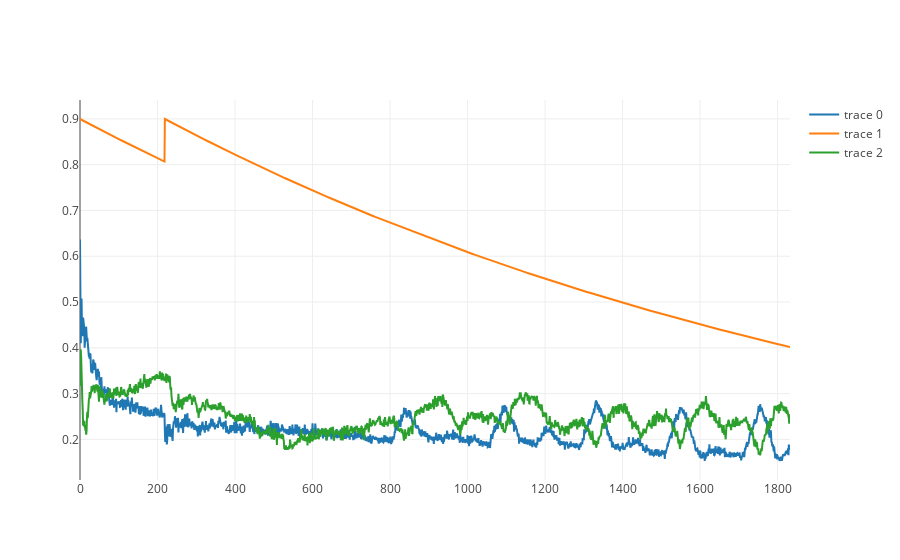

Notebook code for this chart:
### Code cell
loss_df = pd.read_csv('training_model/loss.csv')
epsilon_df = pd.read_csv('training_model/epsilon.csv')
q_df = pd.read_csv('training_model/q.csv')

line_loss=go.Scatter(y=loss_df['mean'])
line_epsilon=go.Scatter(y=epsilon_df['mean'])
line_q=go.Scatter(y=q_df['mean'])


data = [line_loss, line_epsilon, line_q]

iplot(data)

### Figure 1 — Plotly figure (JSON) as saved in the notebook; plotly's stock layout.template omitted (floating-point values rounded to 4 significant figures; data arrays with more than 128 entries replaced by an {"elided": "..."} marker saying what was removed)
{"data": [{"type": "scatter", "uid": "ff5095a5-863d-48dc-b372-b1e5d9a5c678", "y": {"elided": "1833 float values"}}, {"type": "scatter", "uid": "6247c22f-6f32-44f4-a4a2-27890a71d229", "y": {"elided": "1833 float values"}}, {"type": "scatter", "uid": "fd46de5f-f435-4b43-bcae-edd0fac990df", "y": {"elided": "1833 float values"}}], "layout": {}}
